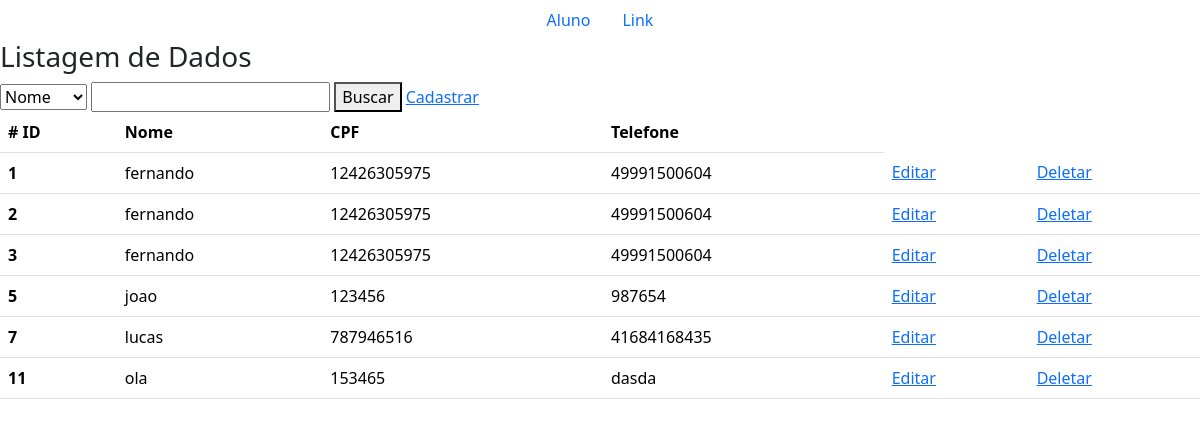
/AlunoList.php, run on the app's committed database.
### tables this page shows
CREATE TABLE IF NOT EXISTS `aluno` (
  `id` int unsigned NOT NULL AUTO_INCREMENT,
  `nome` varchar(50) NOT NULL DEFAULT '0',
  `cpf` varchar(50) NOT NULL DEFAULT '0',
  `telefone` varchar(50) NOT NULL DEFAULT '0',
  PRIMARY KEY (`id`)
);

### db.class.php (called while the page is built, shortened)
<?php
class DB
{
    public function conn()
    {
        $host = "localhost";
        $dbname = "db_aula_pweb1";
        $user = "root";
        $password = "";
        try {
            $conn = new PDO(
                "mysql:host=$host;dbname=$dbname",
                $user,
                $password,
                [ PDO::ATTR_ERRMODE,
                  PDO::ERRMODE_EXCEPTION,
                  PDO::MYSQL_ATTR_INIT_COMMAND => "SET NAMES utf8"
                ]
            );
            return $conn;
        } catch (PDOException $e) {
            echo "Connection failed: " . $e->getMessage();
        }
    }
    public function select($nome_tabela){
        $conn = $this->conn();
        $sql = "SELECT * FROM $nome_tabela";
        $st = $conn->prepare($sql);
        $st->execute();
        return $st->fetchAll(PDO::FETCH_CLASS);
    }
}
?>

### AlunoList.php (the view, shortened to what this page needs)
<?php
include "./header.php";
include '../db.class.php';
?>
<!DOCTYPE html>
<html lang="en">
<head>
</head>
<body>
<?php
    $db = new DB();
    $db->conn();
    $dados = $db->select("aluno");
    if(!empty($_POST)){
        $dados = $db->search("aluno",$_POST);
    }else
    {
      $dados = $db->select("aluno");
    }
?>
<div>
    <h3> Listagem de Dados</h3>
    <form action="AlunoList.php" method="post">
      <select name="tipo">
        <option value="nome">Nome</option>
      </select>
<input type="text" name="valor"/>
<button type="submit">Buscar</button>
    <a href="AlunoForm.php">Cadastrar</a>
    </form>
</div>
<table class="table">
  <thead>
    <tr>
      <th scope="col"># ID</th>
      <th scope="col">Nome</th>
      <th scope="col">CPF</th>
      <th scope="col">Telefone</th>
    </tr>
  </thead>
  <tbody>
  <?php
   foreach ($dados as $item){
    echo "<tr>";
    echo "<th scope='row'>$item->id</th>";
    echo "<td>$item->nome </td>";
    echo "<td>$item->cpf </td>";
    echo "<td>$item->telefone </td>";
    echo "<td><a href='AlunoList.php?id=$item->id'>Editar</a></td>";
    echo "<td><a onclick='return confirm(\"Deseja excluir:\")'
                href='AlunoList.php?id=$item->id'>Deletar</a>
                </td>";
    echo "</tr>";
}
  ?>
  </tbody>
</table>

### header.php (shortened to what this page needs)
<!doctype html>
<html lang="en">
  <head>
    <link href="https://cdn.jsdelivr.net/npm/bootstrap@5.3.2/dist/css/bootstrap.min.css" rel="stylesheet">
  </head>
    <body>
        <?php include "./menu.php" ?>

### menu.php
<ul class="nav justify-content-center">
  <li class="nav-item">
    <a class="nav-link active" aria-current="page" href="AlunoList.php">Aluno</a>
  </li>
  <li class="nav-item">
    <a class="nav-link" href="#">Link</a>
  </li>
</ul>

### data on the page
aluno: id "1", nome "fernando", cpf "12426305975", telefone "49991500604"
aluno: id "2", nome "fernando", cpf "12426305975", telefone "49991500604"
aluno: id "3", nome "fernando", cpf "12426305975", telefone "49991500604"
aluno: id "5", nome "joao", cpf "123456", telefone "987654"
aluno: id "7", nome "lucas", cpf "787946516", telefone "41684168435"
aluno: id "11", nome "ola", cpf "153465", telefone "dasda"
